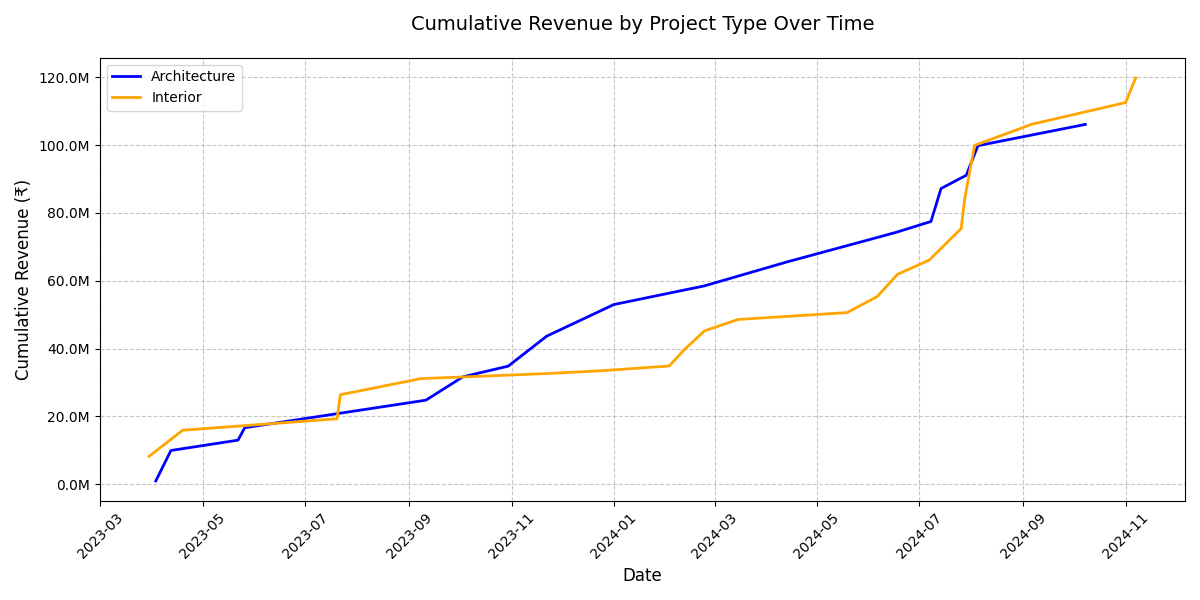

Recreate this plot in Python.
import pandas as pd
import matplotlib.pyplot as plt
import seaborn as sns
from datetime import datetime

# Read the Excel file
df = pd.read_excel('project_data_large.xlsx')

# Convert Project_Date to datetime
df['Project_Date'] = pd.to_datetime(df['Project_Date'], format='%d-%m-%Y')

# Sort by date
df = df.sort_values('Project_Date')

# Create separate dataframes for each type
architecture_df = df[df['Type'] == 'Architecture']
interior_df = df[df['Type'] == 'Interior']

# Create the plot
plt.figure(figsize=(12, 6))

# Plot lines
plt.plot(architecture_df['Project_Date'], architecture_df['Revenue_Generated'].cumsum(), 
         color='blue', label='Architecture', linewidth=2)
plt.plot(interior_df['Project_Date'], interior_df['Revenue_Generated'].cumsum(), 
         color='orange', label='Interior', linewidth=2)

# Customize the plot
plt.title('Cumulative Revenue by Project Type Over Time', pad=20, size=14)
plt.xlabel('Date', size=12)
plt.ylabel('Cumulative Revenue (\u20b9)', size=12)
plt.grid(True, linestyle='--', alpha=0.7)
plt.legend(fontsize=10)

# Rotate x-axis labels for better readability
plt.xticks(rotation=45)

# Format y-axis labels to show millions
current_values = plt.gca().get_yticks()
plt.gca().set_yticklabels(['{:.1f}M'.format(x/1e6) for x in current_values])

# Adjust layout to prevent label cutoff
plt.tight_layout()

# Save the plot as an image file
plt.savefig('sales.png')

# Show the plot
plt.show()

# Print summary statistics
print("\
Total Revenue by Project Type:")
print(df.groupby('Type')['Revenue_Generated'].sum().apply(lambda x: f"\u20b9{x:,.2f}"))
